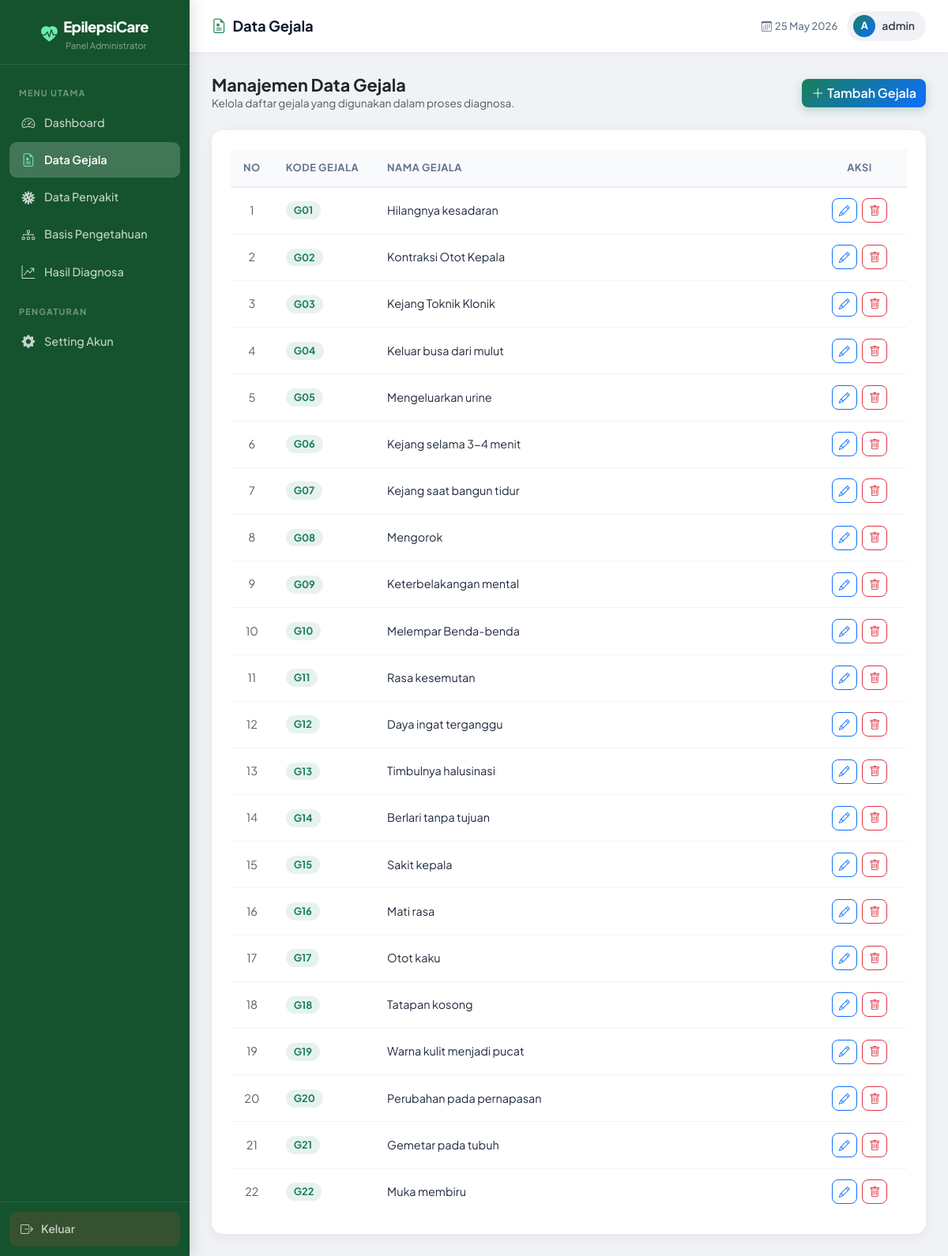
Screenshot of /admin_gejala.php (signed in) with the database file from the repository.
### tables this page shows
CREATE TABLE `gejala` (
  `kode_gejala` varchar(10) NOT NULL,
  `nama_gejala` varchar(255) NOT NULL
);

### admin_gejala.php (the view, shortened to what this page needs)
<?php
require 'koneksi.php';
$query_gejala = mysqli_query($conn, "SELECT * FROM gejala ORDER BY kode_gejala ASC");
require 'layout/head_admin.php';
require 'layout/sidebar_admin.php';
?>
<div class="admin-main">
    <div class="admin-topbar">
        <h1 class="page-heading"><i class="bi bi-file-earmark-medical me-2 text-success"></i>Data Gejala</h1>
        <div class="topbar-right">
            <span class="date-chip"><i class="bi bi-calendar3 me-1"></i><?= date('d M Y') ?></span>
            <div class="user-chip">
                <div class="avatar"><?= strtoupper(substr($_SESSION['username'], 0, 1)) ?></div>
                <?= htmlspecialchars($_SESSION['username']) ?>
            </div>
        </div>
    </div>
    <div class="admin-content">
        <div class="d-flex justify-content-between align-items-center mb-4">
            <div>
                <h2 class="fw-bold mb-0" style="font-size:1.35rem;">Manajemen Data Gejala</h2>
                <p class="text-muted mb-0" style="font-size:0.85rem;">Kelola daftar gejala yang digunakan dalam proses diagnosa.</p>
            </div>
            <button type="button" class="btn btn-brand" data-bs-toggle="modal" data-bs-target="#modalTambah">
                <i class="bi bi-plus-lg me-1"></i>Tambah Gejala
            </button>
        </div>
        <div class="card-admin p-4">
            <div class="table-responsive">
                <table class="table table-hover align-middle mb-0">
                    <thead>
                        <tr>
                            <th class="text-center" style="width:5%;">No</th>
                            <th style="width:15%;">Kode Gejala</th>
                            <th>Nama Gejala</th>
                            <th class="text-center" style="width:120px;">Aksi</th>
                        </tr>
                    </thead>
                    <tbody>
                        <?php
                        $no = 1;
                        if (mysqli_num_rows($query_gejala) > 0):
                            while ($row = mysqli_fetch_assoc($query_gejala)):
                        ?>
                        <tr>
                            <td class="text-center text-muted"><?= $no++ ?></td>
                            <td>
                                <span class="badge rounded-pill"
                                      style="background:rgba(26,127,90,0.1);color:var(--brand-primary);font-weight:700;font-size:0.8rem;padding:5px 10px;">
                                    <?= $row['kode_gejala'] ?>
                                </span>
                            </td>
                            <td><?= htmlspecialchars($row['nama_gejala']) ?></td>
                            <td class="text-center">
                                <button class="btn btn-sm btn-outline-primary me-1"
                                        data-bs-toggle="modal" data-bs-target="#modalEdit<?= $row['kode_gejala'] ?>"
                                        title="Edit">
                                    <i class="bi bi-pencil"></i>
                                </button>
                                <a href="admin_gejala.php?hapus=<?= $row['kode_gejala'] ?>"
                                   class="btn btn-sm btn-outline-danger"
                                   onclick="return confirm('Yakin ingin menghapus gejala ini?')"
                                   title="Hapus">
                                    <i class="bi bi-trash"></i>
                                </a>
                            </td>
                        </tr>
                        <?php endwhile; endif; ?>
                    </tbody>
                </table>
            </div>
        </div>
    </div>
</div>
</div>
</body>
</html>

### assets/style.css (style rules this page uses)
:root { --brand-primary: #1a7f5a; --brand-secondary: #0d6efd; --brand-gradient: linear-gradient(135deg, #1a7f5a 0%, #0d6efd 100%); --sidebar-bg: #14532d; --sidebar-hover: rgba(255,255,255,0.12); --sidebar-active: rgba(255,255,255,0.20); --bg-admin: #f0f2f5; --bg-public: #f4f8fb; --card-radius: 14px; --card-shadow: 0 4px 16px rgba(0,0,0,0.06); --card-shadow-md: 0 8px 24px rgba(0,0,0,0.10); --sidebar-width: 240px; --font-main: 'Plus Jakarta Sans', 'Segoe UI', sans-serif; --transition: all 0.22s ease; }
*, *::before, *::after { box-sizing: border-box; }
body { font-family: var(--font-main); margin: 0; padding: 0; -webkit-font-smoothing: antialiased; }
body.admin-page { background-color: var(--bg-admin); }
.admin-main { flex: 1; margin-left: var(--sidebar-width); display: flex; flex-direction: column; min-height: 100vh; }
.admin-topbar { background: #fff; border-bottom: 1px solid #e8ecf0; padding: 0.875rem 1.75rem; display: flex; align-items: center; justify-content: space-between; position: sticky; top: 0; z-index: 90; box-shadow: 0 1px 6px rgba(0,0,0,0.04); }
.admin-topbar .page-heading { font-size: 1.15rem; font-weight: 700; color: #0f172a; margin: 0; }
.admin-topbar .topbar-right { display: flex; align-items: center; gap: 12px; }
.admin-topbar .user-chip { display: flex; align-items: center; gap: 8px; background: #f0f2f5; border-radius: 20px; padding: 5px 14px 5px 8px; font-size: 0.87rem; font-weight: 600; color: #374151; }
.admin-topbar .user-chip .avatar { width: 28px; height: 28px; background: var(--brand-gradient); border-radius: 50%; display: flex; align-items: center; justify-content: center; color: #fff; font-size: 0.8rem; font-weight: 700; }
.admin-topbar .date-chip { font-size: 0.82rem; color: #64748b; font-weight: 500; }
.admin-content { flex: 1; padding: 1.75rem; }
.card-admin { border: none; border-radius: var(--card-radius); box-shadow: var(--card-shadow); background: #fff; }
.table { font-size: 0.9rem; }
.table thead th { font-weight: 700; font-size: 0.8rem; text-transform: uppercase; letter-spacing: 0.5px; color: #64748b; background: #f8fafc; border-bottom: 2px solid #e8ecf0; padding: 0.85rem 1rem; }
.table tbody td { padding: 0.85rem 1rem; vertical-align: middle; color: #1e293b; border-bottom: 1px solid #f1f5f9; }
.table tbody tr:last-child td { border-bottom: none; }
.btn { font-family: var(--font-main); font-weight: 600; border-radius: 8px; transition: var(--transition); }
.btn-brand { background: var(--brand-gradient); color: #fff; border: none; box-shadow: 0 4px 12px rgba(26,127,90,0.25); }

### rows the page displays
gejala: kode_gejala "G01", nama_gejala "Hilangnya kesadaran"
gejala: kode_gejala "G02", nama_gejala "Kontraksi Otot Kepala"
gejala: kode_gejala "G03", nama_gejala "Kejang Toknik Klonik"
gejala: kode_gejala "G04", nama_gejala "Keluar busa dari mulut"
gejala: kode_gejala "G05", nama_gejala "Mengeluarkan urine"
gejala: kode_gejala "G06", nama_gejala "Kejang selama 3-4 menit"
gejala: kode_gejala "G07", nama_gejala "Kejang saat bangun tidur"
gejala: kode_gejala "G08", nama_gejala "Mengorok"
gejala: kode_gejala "G09", nama_gejala "Keterbelakangan mental"
gejala: kode_gejala "G10", nama_gejala "Melempar Benda-benda"
gejala: kode_gejala "G11", nama_gejala "Rasa kesemutan"
gejala: kode_gejala "G12", nama_gejala "Daya ingat terganggu"
gejala: kode_gejala "G13", nama_gejala "Timbulnya halusinasi"
gejala: kode_gejala "G14", nama_gejala "Berlari tanpa tujuan"
gejala: kode_gejala "G15", nama_gejala "Sakit kepala"
gejala: kode_gejala "G16", nama_gejala "Mati rasa"
gejala: kode_gejala "G17", nama_gejala "Otot kaku"
gejala: kode_gejala "G18", nama_gejala "Tatapan kosong"
gejala: kode_gejala "G19", nama_gejala "Warna kulit menjadi pucat"
gejala: kode_gejala "G20", nama_gejala "Perubahan pada pernapasan"
gejala: kode_gejala "G21", nama_gejala "Gemetar pada tubuh"
gejala: kode_gejala "G22", nama_gejala "Muka membiru"

### other values shown
$item['label'] "Dashboard"
$item['label'] "Data Gejala"
$item['label'] "Data Penyakit"
$item['label'] "Basis Pengetahuan"
$item['label'] "Hasil Diagnosa"
substr($_SESSION['username'], 0, 1) "A"
$_SESSION['username'] "admin"
